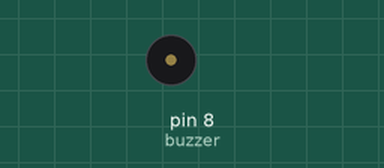
Bench run of a sketch on a simulated Arduino Uno, built with avr-gcc and run on an emulated ATmega328P. Parts: buzzer (waves = sounding).

Above: at 3.0 s.
At 6.22 s:
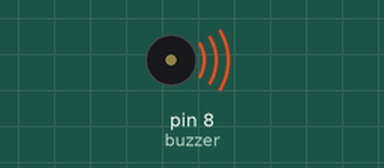
Timing chart, 0 to 10.7 s (numbered marks = the images above):
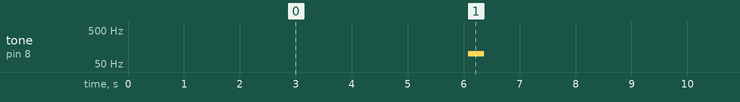

Measured:
- by itself, tone on pin 8 (buzzer): alternates 100 Hz for 0.28 s and silent for 7.9 s

The sketch:

project8-passive-buzzer.ino
```cpp
/*
  keyestudio super learning kit
  Project 8
  Passive Buzzer
  http//www.keyestudio.com
*/
int buzzer = 8; // select digital IO pin for the buzzer

void setup()
{
  pinMode(buzzer, OUTPUT); // set digital IO pin pattern, OUTPUT to be output
}

void loop() {


  while (1)
  {
    soundShort();
    delay(1998);

    soundShort();
    delay(1998);

    soundShort();
    delay(1998);

    soundLong();
    delay(1898);
  }
}

void soundShort() {
  unsigned char i;

  for (i = 0; i < 1; i++) {
      digitalWrite(buzzer, HIGH); // sound
      delay(5);
      digitalWrite(buzzer, LOW); //not sound
      delay(5);
    }
}


void soundLong() {
  unsigned char i;

  for (i = 0; i < 30; i++) {
      digitalWrite(buzzer, HIGH); // sound
      delay(5);
      digitalWrite(buzzer, LOW); //not sound
      delay(5);
    }
}
//////////////////////////////////////////////////////////////////
```
